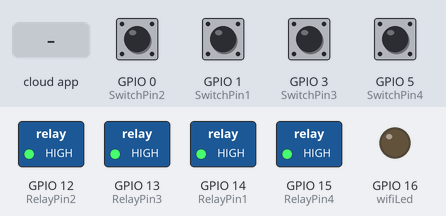
Bench run of a sketch on a simulated ESP8266 (NodeMCU). On the bench: switched loads named in the sketch (green lamp = pin HIGH), output pins drawn as LEDs (lit = HIGH). The inputs (shaded band) are chosen by the test bench; at power-on: GPIO 0 (SwitchPin2), GPIO 1 (SwitchPin1), GPIO 3 (SwitchPin3), GPIO 5 (SwitchPin4) HIGH. WiFi joins after 1.5 s; servers stay silent unless stated; what the sketch prints to the serial monitor is not drawn.

Above: at 2.7 s.
2.8 s: the phone or cloud app sets 621dd972d0fd258c52ea3252 to 1
At 4.0 s:
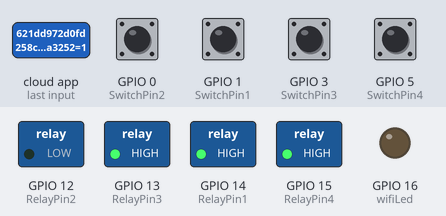
4.3 s: the phone or cloud app sets 621dd9a0753dc5aab482ccfe to 1
At 5.2 s:
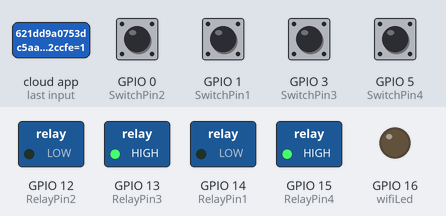
5.8 s: the phone or cloud app sets SWITCH_ID_NO_4_HERE to 1
At 6.3 s:
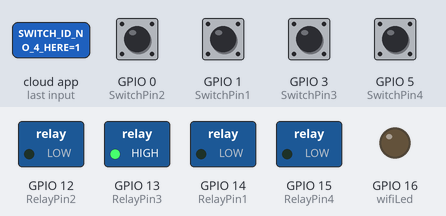
7.3 s: the phone or cloud app sets 621dd972d0fd258c52ea3252 to 0
At 8.5 s:
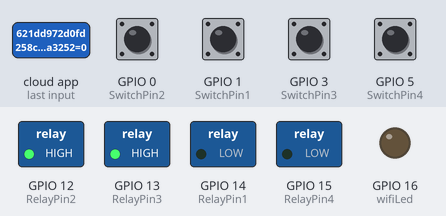
8.8 s: the phone or cloud app sets 621dd9a0753dc5aab482ccfe to 0
At 9.8 s:
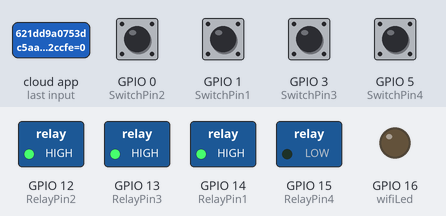
10.3 s: GPIO 0 (SwitchPin2) pulled LOW for 0.15 s
At 10.42 s:
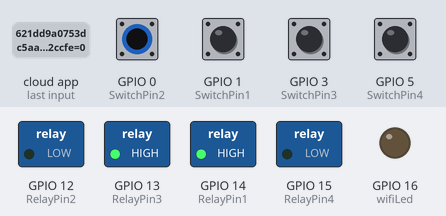
Timing chart, 0 to 13.0 s (numbered marks = the images above; inputs shaded):
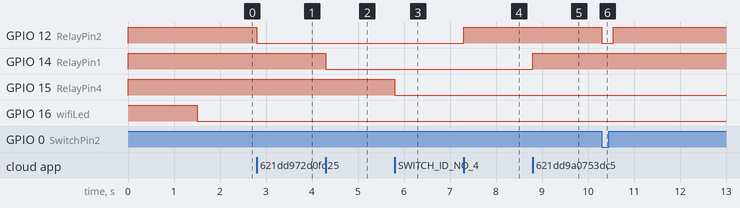

Measured:
- after the input at 2.8 s, GPIO 12 (RelayPin2): HIGH → LOW at once
- after the input at 4.3 s, GPIO 14 (RelayPin1): HIGH → LOW at once
- after the input at 5.8 s, GPIO 15 (RelayPin4): HIGH → LOW at once
- after the input at 7.3 s, GPIO 12 (RelayPin2): LOW → HIGH at once
- after the input at 8.8 s, GPIO 14 (RelayPin1): LOW → HIGH at once
- after the input at 10.3 s, GPIO 12 (RelayPin2): HIGH → LOW at once, → HIGH 0.25 s later

The sketch:

a.ino
```cpp
/**********************************************************************************
 *  TITLE: Google + Alexa + Manual Switch/Button control 4 Relays using NodeMCU & Sinric Pro (Real time feedback)
 *  (flipSwitch can be a tactile button or a toggle switch) (code taken from Sinric Pro examples then modified)
 *  Click on the following links to learn more.
 *  YouTube Video: https://youtu.be/gpB4600keWA
 *  Related Blog : https://iotcircuithub.com/esp8266-projects/
 *  by Tech StudyCell
 *  Preferences--> Aditional boards Manager URLs :
 *  https://dl.espressif.com/dl/package_esp32_index.json, http://arduino.esp8266.com/stable/package_esp8266com_index.json
 *
 *  Download Board ESP8266 NodeMCU : https://github.com/esp8266/Arduino
 *  Download the libraries
 *  ArduinoJson Library: https://github.com/bblanchon/ArduinoJson
 *  arduinoWebSockets Library: https://github.com/Links2004/arduinoWebSockets
 *  SinricPro Library: https://sinricpro.github.io/esp8266-esp32-sdk/
 *
 *  If you encounter any issues:
 * - check the readme.md at https://github.com/sinricpro/esp8266-esp32-sdk/blob/master/README.md
 * - ensure all dependent libraries are installed
 *   - see https://github.com/sinricpro/esp8266-esp32-sdk/blob/master/README.md#arduinoide
 *   - see https://github.com/sinricpro/esp8266-esp32-sdk/blob/master/README.md#dependencies
 * - open serial monitor and check whats happening
 * - check full user documentation at https://sinricpro.github.io/esp8266-esp32-sdk
 * - visit https://github.com/sinricpro/esp8266-esp32-sdk/issues and check for existing issues or open a new one
 **********************************************************************************/

// Uncomment the following line to enable serial debug output
//#define ENABLE_DEBUG

#ifdef ENABLE_DEBUG
       #define DEBUG_ESP_PORT Serial
       #define NODEBUG_WEBSOCKETS
       #define NDEBUG
#endif

#include <Arduino.h>
#include <ESP8266WiFi.h>
#include "SinricPro.h"
#include "SinricProSwitch.h"

#include <map>

#define WIFI_SSID         "vips"
#define WIFI_PASS         "vip@123$$"
#define APP_KEY           "c7acb67a-7be5-4d3e-add0-da14b73ba5b3"      // Should look like "de0bxxxx-1x3x-4x3x-ax2x-5dabxxxxxxxx"
#define APP_SECRET        "d0d6490c-0b12-4e73-ac8d-59a388b6c1b9-d3b1f090-fc47-4101-b55e-daef3b712bf1"   // Should look like "5f36xxxx-x3x7-4x3x-xexe-e86724a9xxxx-4c4axxxx-3x3x-x5xe-x9x3-333d65xxxxxx"

//Enter the device IDs here
#define device_ID_1   "621dd9a0753dc5aab482ccfe"
#define device_ID_2   "621dd972d0fd258c52ea3252"
#define device_ID_3   ""
#define device_ID_4   "SWITCH_ID_NO_4_HERE"

// define the GPIO connected with Relays and switches
#define RelayPin1 14  //D1
#define RelayPin2 12  //D2
#define RelayPin3 13 //D5
#define RelayPin4 15 //D6

#define SwitchPin1 1  //SD3
#define SwitchPin2 0   //D3
#define SwitchPin3 3  //D7
#define SwitchPin4 5   //RX

#define wifiLed   16   //D0

// comment the following line if you use a toggle switches instead of tactile buttons
//#define TACTILE_BUTTON 1

#define BAUD_RATE   9600

#define DEBOUNCE_TIME 250

typedef struct {      // struct for the std::map below
  int relayPIN;
  int flipSwitchPIN;
} deviceConfig_t;


// this is the main configuration
// please put in your deviceId, the PIN for Relay and PIN for flipSwitch
// this can be up to N devices...depending on how much pin's available on your device ;)
// right now we have 4 devicesIds going to 4 relays and 4 flip switches to switch the relay manually
std::map<String, deviceConfig_t> devices = {
    //{deviceId, {relayPIN,  flipSwitchPIN}}
    {device_ID_1, {  RelayPin1, SwitchPin1 }},
    {device_ID_2, {  RelayPin2, SwitchPin2 }},
    {device_ID_3, {  RelayPin3, SwitchPin3 }},
    {device_ID_4, {  RelayPin4, SwitchPin4 }}
};

typedef struct {      // struct for the std::map below
  String deviceId;
  bool lastFlipSwitchState;
  unsigned long lastFlipSwitchChange;
} flipSwitchConfig_t;

std::map<int, flipSwitchConfig_t> flipSwitches;    // this map is used to map flipSwitch PINs to deviceId and handling debounce and last flipSwitch state checks
                                                  // it will be setup in "setupFlipSwitches" function, using informations from devices map

void setupRelays() {
  for (auto &device : devices) {           // for each device (relay, flipSwitch combination)
    int relayPIN = device.second.relayPIN; // get the relay pin
    pinMode(relayPIN, OUTPUT);             // set relay pin to OUTPUT
    digitalWrite(relayPIN, HIGH);
  }
}

void setupFlipSwitches() {
  for (auto &device : devices)  {                     // for each device (relay / flipSwitch combination)
    flipSwitchConfig_t flipSwitchConfig;              // create a new flipSwitch configuration

    flipSwitchConfig.deviceId = device.first;         // set the deviceId
    flipSwitchConfig.lastFlipSwitchChange = 0;        // set debounce time
    flipSwitchConfig.lastFlipSwitchState = true;     // set lastFlipSwitchState to false (LOW)--

    int flipSwitchPIN = device.second.flipSwitchPIN;  // get the flipSwitchPIN

    flipSwitches[flipSwitchPIN] = flipSwitchConfig;   // save the flipSwitch config to flipSwitches map
    pinMode(flipSwitchPIN, INPUT_PULLUP);                   // set the flipSwitch pin to INPUT
  }
}

bool onPowerState(String deviceId, bool &state)
{
  Serial.printf("%s: %s\r\n", deviceId.c_str(), state ? "on" : "off");
  int relayPIN = devices[deviceId].relayPIN; // get the relay pin for corresponding device
  digitalWrite(relayPIN, !state);             // set the new relay state
  return true;
}

void handleFlipSwitches() {
  unsigned long actualMillis = millis();                                          // get actual millis
  for (auto &flipSwitch : flipSwitches) {                                         // for each flipSwitch in flipSwitches map
    unsigned long lastFlipSwitchChange = flipSwitch.second.lastFlipSwitchChange;  // get the timestamp when flipSwitch was pressed last time (used to debounce / limit events)

    if (actualMillis - lastFlipSwitchChange > DEBOUNCE_TIME) {                    // if time is > debounce time...

      int flipSwitchPIN = flipSwitch.first;                                       // get the flipSwitch pin from configuration
      bool lastFlipSwitchState = flipSwitch.second.lastFlipSwitchState;           // get the lastFlipSwitchState
      bool flipSwitchState = digitalRead(flipSwitchPIN);                          // read the current flipSwitch state
      if (flipSwitchState != lastFlipSwitchState) {                               // if the flipSwitchState has changed...
#ifdef TACTILE_BUTTON
        if (flipSwitchState) {                                                    // if the tactile button is pressed
#endif
          flipSwitch.second.lastFlipSwitchChange = actualMillis;                  // update lastFlipSwitchChange time
          String deviceId = flipSwitch.second.deviceId;                           // get the deviceId from config
          int relayPIN = devices[deviceId].relayPIN;                              // get the relayPIN from config
          bool newRelayState = !digitalRead(relayPIN);                            // set the new relay State
          digitalWrite(relayPIN, newRelayState);                                  // set the trelay to the new state

          SinricProSwitch &mySwitch = SinricPro[deviceId];                        // get Switch device from SinricPro
          mySwitch.sendPowerStateEvent(!newRelayState);                            // send the event
#ifdef TACTILE_BUTTON
        }
#endif
        flipSwitch.second.lastFlipSwitchState = flipSwitchState;                  // update lastFlipSwitchState
      }
    }
  }
}

void setupWiFi()
{
  Serial.printf("\r\n[Wifi]: Connecting");
  WiFi.begin(WIFI_SSID, WIFI_PASS);

  while (WiFi.status() != WL_CONNECTED)
  {
    Serial.printf(".");
    delay(250);
  }
  digitalWrite(wifiLed, LOW);
  Serial.printf("connected!\r\n[WiFi]: IP-Address is %s\r\n", WiFi.localIP().toString().c_str());
}

void setupSinricPro()
{
  for (auto &device : devices)
  {
    const char *deviceId = device.first.c_str();
    SinricProSwitch &mySwitch = SinricPro[deviceId];
    mySwitch.onPowerState(onPowerState);
  }

  SinricPro.begin(APP_KEY, APP_SECRET);
  SinricPro.restoreDeviceStates(true);
}

void setup()
{
  Serial.begin(BAUD_RATE);

  pinMode(wifiLed, OUTPUT);
  digitalWrite(wifiLed, HIGH);

  setupRelays();
  setupFlipSwitches();
  setupWiFi();
  setupSinricPro();
}

void loop()
{
  SinricPro.handle();
  handleFlipSwitches();
}
```
